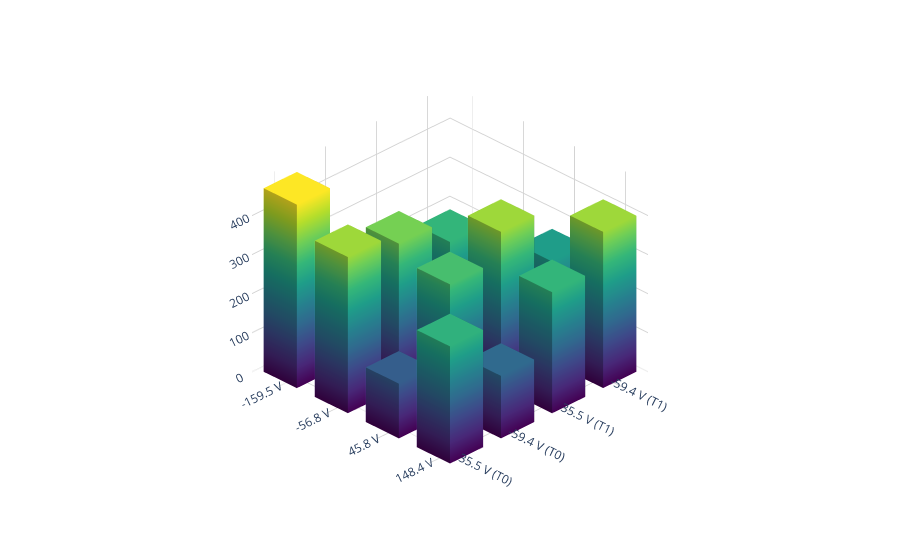

Notebook source saved alongside this figure:
### Code cell
import numpy as np
import plotly.graph_objects as go

# --- Assume N, z0, z1, AliceEOMVoltages, BobEOMVoltages are defined upstream ---

# 1. Define the measurement logic arrays
v_sweep = np.linspace(-200, 200, N)
signalarray0 = np.tile(v_sweep, N)
signalarray1 = np.repeat(v_sweep, N)

# 2 & 3. Extract the closest points into 2x4 matrices
rate0_grid = np.zeros((2, 4))
rate1_grid = np.zeros((2, 4))

for i, v1_ideal in enumerate(BobEOMVoltages):
    for j, v0_ideal in enumerate(AliceEOMVoltages):
        distances = (signalarray0 - v0_ideal) ** 2 + (signalarray1 - v1_ideal) ** 2
        idx = np.argmin(distances)

        rate0_grid[i, j] = z0[idx]
        rate1_grid[i, j] = z1[idx]

# 4. Combine grids into a single 4x4 matrix
combined_grid = np.vstack((rate0_grid, rate1_grid))

# Swapping to get into literature form
combined_grid[[0,2]] = combined_grid[[2,0]]
combined_grid[[1,3]] = combined_grid[[3,1]]

# 5. Build the Plotly 3D Mesh Plot
fig = go.Figure()

num_y, num_x = combined_grid.shape
dx = 0.65
dy = 0.65

# Fix the maximum Z value so the color scale is uniform across all pillars
z_max_global = np.max(combined_grid) if np.max(combined_grid) > 0 else 1

# Standard cube triangulation (12 triangles connecting the 8 vertices)
i_tris = [0, 0, 4, 4, 0, 0, 3, 3, 0, 0, 1, 1]
j_tris = [1, 2, 5, 6, 1, 5, 2, 6, 3, 7, 2, 6]
k_tris = [2, 3, 6, 7, 5, 4, 6, 7, 7, 4, 6, 5]

for j in range(num_y):
    for i in range(num_x):
        z_val = combined_grid[j, i]
        if z_val <= 0:
            continue
            
        # Define the 8 corners of the pillar (Bottom 4, Top 4)
        x_verts = [i-dx/2, i+dx/2, i+dx/2, i-dx/2, i-dx/2, i+dx/2, i+dx/2, i-dx/2]
        y_verts = [j-dy/2, j-dy/2, j+dy/2, j+dy/2, j-dy/2, j-dy/2, j+dy/2, j+dy/2]
        z_verts = [0, 0, 0, 0, z_val, z_val, z_val, z_val]
        
        fig.add_trace(go.Mesh3d(
            x=x_verts,
            y=y_verts,
            z=z_verts,
            i=i_tris,
            j=j_tris,
            k=k_tris,
            intensity=z_verts,      # Interpolates color based on Z-height
            colorscale='Viridis',   
            cmin=0,                 # Anchor base color (blue) to Z=0
            cmax=z_max_global,      # Anchor peak color (yellow) to global max
            showscale=False,        
            flatshading=True,       # Keeps pillar walls flat rather than smoothed
            lighting=dict(facenormalsepsilon=0, ambient=0.7, diffuse=0.8),
            hoverinfo='skip'
        ))

# 6. Styling to match the reference format
x_labels = [f"{v:.1f} V" for v in AliceEOMVoltages]
combined_y_labels = [f"{v:.1f} V (T0)" for v in BobEOMVoltages] + [
    f"{v:.1f} V (T1)" for v in BobEOMVoltages
]

fig.update_layout(
    scene=dict(
        xaxis=dict(
            tickvals=np.arange(num_x),
            ticktext=x_labels,
            showgrid=True,
            gridcolor='lightgray',
            backgroundcolor='white',
            title=''
        ),
        yaxis=dict(
            tickvals=np.arange(num_y),
            ticktext=combined_y_labels,
            showgrid=True,
            gridcolor='lightgray',
            backgroundcolor='white',
            title=''
        ),
        zaxis=dict(
            showgrid=True,
            gridcolor='lightgray',
            backgroundcolor='white',
            title=''
        ),
        aspectratio=dict(x=1, y=1, z=0.8),
        camera=dict(
            # Using an orthographic projection flattens perspective distortion, 
            # which is heavily favored for quantitative 3D bar charts in literature.
            projection=dict(type="orthographic"),
            eye=dict(x=1.5, y=-1.5, z=1.2) 
        )
    ),
    margin=dict(l=0, r=0, b=0, t=0),
    paper_bgcolor='white',
    showlegend=False
)

fig.show()

### Figure 1 — Plotly figure (JSON) as saved in the notebook; plotly's stock layout.template omitted (floating-point values rounded to 4 significant figures)
{"data": [{"cmax": 470, "cmin": 0, "colorscale": [[0, "#440154"], [0.1111, "#482878"], [0.2222, "#3e4989"], [0.3333, "#31688e"], [0.4444, "#26828e"], [0.5556, "#1f9e89"], [0.6667, "#35b779"], [0.7778, "#6ece58"], [0.8889, "#b5de2b"], [1, "#fde725"]], "flatshading": true, "hoverinfo": "skip", "i": [0, 0, 4, 4, 0, 0, 3, 3, 0, 0, 1, 1], "intensity": [0, 0, 0, 0, 470, 470, 470, 470], "j": [1, 2, 5, 6, 1, 5, 2, 6, 3, 7, 2, 6], "k": [2, 3, 6, 7, 5, 4, 6, 7, 7, 4, 6, 5], "lighting": {"ambient": 0.7, "diffuse": 0.8, "facenormalsepsilon": 0}, "showscale": false, "type": "mesh3d", "x": [-0.325, 0.325, 0.325, -0.325, -0.325, 0.325, 0.325, -0.325], "y": [-0.325, -0.325, 0.325, 0.325, -0.325, -0.325, 0.325, 0.325], "z": [0, 0, 0, 0, 470, 470, 470, 470]}, {"cmax": 470, "cmin": 0, "colorscale": [[0, "#440154"], [0.1111, "#482878"], [0.2222, "#3e4989"], [0.3333, "#31688e"], [0.4444, "#26828e"], [0.5556, "#1f9e89"], [0.6667, "#35b779"], [0.7778, "#6ece58"], [0.8889, "#b5de2b"], [1, "#fde725"]], "flatshading": true, "hoverinfo": "skip", "i": [0, 0, 4, 4, 0, 0, 3, 3, 0, 0, 1, 1], "intensity": [0, 0, 0, 0, 400, 400, 400, 400], "j": [1, 2, 5, 6, 1, 5, 2, 6, 3, 7, 2, 6], "k": [2, 3, 6, 7, 5, 4, 6, 7, 7, 4, 6, 5], "lighting": {"ambient": 0.7, "diffuse": 0.8, "facenormalsepsilon": 0}, "showscale": false, "type": "mesh3d", "x": [0.675, 1.325, 1.325, 0.675, 0.675, 1.325, 1.325, 0.675], "y": [-0.325, -0.325, 0.325, 0.325, -0.325, -0.325, 0.325, 0.325], "z": [0, 0, 0, 0, 400, 400, 400, 400]}, {"cmax": 470, "cmin": 0, "colorscale": [[0, "#440154"], [0.1111, "#482878"], [0.2222, "#3e4989"], [0.3333, "#31688e"], [0.4444, "#26828e"], [0.5556, "#1f9e89"], [0.6667, "#35b779"], [0.7778, "#6ece58"], [0.8889, "#b5de2b"], [1, "#fde725"]], "flatshading": true, "hoverinfo": "skip", "i": [0, 0, 4, 4, 0, 0, 3, 3, 0, 0, 1, 1], "intensity": [0, 0, 0, 0, 140, 140, 140, 140], "j": [1, 2, 5, 6, 1, 5, 2, 6, 3, 7, 2, 6], "k": [2, 3, 6, 7, 5, 4, 6, 7, 7, 4, 6, 5], "lighting": {"ambient": 0.7, "diffuse": 0.8, "facenormalsepsilon": 0}, "showscale": false, "type": "mesh3d", "x": [1.675, 2.325, 2.325, 1.675, 1.675, 2.325, 2.325, 1.675], "y": [-0.325, -0.325, 0.325, 0.325, -0.325, -0.325, 0.325, 0.325], "z": [0, 0, 0, 0, 140, 140, 140, 140]}, {"cmax": 470, "cmin": 0, "colorscale": [[0, "#440154"], [0.1111, "#482878"], [0.2222, "#3e4989"], [0.3333, "#31688e"], [0.4444, "#26828e"], [0.5556, "#1f9e89"], [0.6667, "#35b779"], [0.7778, "#6ece58"], [0.8889, "#b5de2b"], [1, "#fde725"]], "flatshading": true, "hoverinfo": "skip", "i": [0, 0, 4, 4, 0, 0, 3, 3, 0, 0, 1, 1], "intensity": [0, 0, 0, 0, 300, 300, 300, 300], "j": [1, 2, 5, 6, 1, 5, 2, 6, 3, 7, 2, 6], "k": [2, 3, 6, 7, 5, 4, 6, 7, 7, 4, 6, 5], "lighting": {"ambient": 0.7, "diffuse": 0.8, "facenormalsepsilon": 0}, "showscale": false, "type": "mesh3d", "x": [2.675, 3.325, 3.325, 2.675, 2.675, 3.325, 3.325, 2.675], "y": [-0.325, -0.325, 0.325, 0.325, -0.325, -0.325, 0.325, 0.325], "z": [0, 0, 0, 0, 300, 300, 300, 300]}, {"cmax": 470, "cmin": 0, "colorscale": [[0, "#440154"], [0.1111, "#482878"], [0.2222, "#3e4989"], [0.3333, "#31688e"], [0.4444, "#26828e"], [0.5556, "#1f9e89"], [0.6667, "#35b779"], [0.7778, "#6ece58"], [0.8889, "#b5de2b"], [1, "#fde725"]], "flatshading": true, "hoverinfo": "skip", "i": [0, 0, 4, 4, 0, 0, 3, 3, 0, 0, 1, 1], "intensity": [0, 0, 0, 0, 210, 210, 210, 210], "j": [1, 2, 5, 6, 1, 5, 2, 6, 3, 7, 2, 6], "k": [2, 3, 6, 7, 5, 4, 6, 7, 7, 4, 6, 5], "lighting": {"ambient": 0.7, "diffuse": 0.8, "facenormalsepsilon": 0}, "showscale": false, "type": "mesh3d", "x": [-0.325, 0.325, 0.325, -0.325, -0.325, 0.325, 0.325, -0.325], "y": [0.675, 0.675, 1.325, 1.325, 0.675, 0.675, 1.325, 1.325], "z": [0, 0, 0, 0, 210, 210, 210, 210]}, {"cmax": 470, "cmin": 0, "colorscale": [[0, "#440154"], [0.1111, "#482878"], [0.2222, "#3e4989"], [0.3333, "#31688e"], [0.4444, "#26828e"], [0.5556, "#1f9e89"], [0.6667, "#35b779"], [0.7778, "#6ece58"], [0.8889, "#b5de2b"], [1, "#fde725"]], "flatshading": true, "hoverinfo": "skip", "i": [0, 0, 4, 4, 0, 0, 3, 3, 0, 0, 1, 1], "intensity": [0, 0, 0, 0, 370, 370, 370, 370], "j": [1, 2, 5, 6, 1, 5, 2, 6, 3, 7, 2, 6], "k": [2, 3, 6, 7, 5, 4, 6, 7, 7, 4, 6, 5], "lighting": {"ambient": 0.7, "diffuse": 0.8, "facenormalsepsilon": 0}, "showscale": false, "type": "mesh3d", "x": [0.675, 1.325, 1.325, 0.675, 0.675, 1.325, 1.325, 0.675], "y": [0.675, 0.675, 1.325, 1.325, 0.675, 0.675, 1.325, 1.325], "z": [0, 0, 0, 0, 370, 370, 370, 370]}, {"cmax": 470, "cmin": 0, "colorscale": [[0, "#440154"], [0.1111, "#482878"], [0.2222, "#3e4989"], [0.3333, "#31688e"], [0.4444, "#26828e"], [0.5556, "#1f9e89"], [0.6667, "#35b779"], [0.7778, "#6ece58"], [0.8889, "#b5de2b"], [1, "#fde725"]], "flatshading": true, "hoverinfo": "skip", "i": [0, 0, 4, 4, 0, 0, 3, 3, 0, 0, 1, 1], "intensity": [0, 0, 0, 0, 330, 330, 330, 330], "j": [1, 2, 5, 6, 1, 5, 2, 6, 3, 7, 2, 6], "k": [2, 3, 6, 7, 5, 4, 6, 7, 7, 4, 6, 5], "lighting": {"ambient": 0.7, "diffuse": 0.8, "facenormalsepsilon": 0}, "showscale": false, "type": "mesh3d", "x": [1.675, 2.325, 2.325, 1.675, 1.675, 2.325, 2.325, 1.675], "y": [0.675, 0.675, 1.325, 1.325, 0.675, 0.675, 1.325, 1.325], "z": [0, 0, 0, 0, 330, 330, 330, 330]}, {"cmax": 470, "cmin": 0, "colorscale": [[0, "#440154"], [0.1111, "#482878"], [0.2222, "#3e4989"], [0.3333, "#31688e"], [0.4444, "#26828e"], [0.5556, "#1f9e89"], [0.6667, "#35b779"], [0.7778, "#6ece58"], [0.8889, "#b5de2b"], [1, "#fde725"]], "flatshading": true, "hoverinfo": "skip", "i": [0, 0, 4, 4, 0, 0, 3, 3, 0, 0, 1, 1], "intensity": [0, 0, 0, 0, 160, 160, 160, 160], "j": [1, 2, 5, 6, 1, 5, 2, 6, 3, 7, 2, 6], "k": [2, 3, 6, 7, 5, 4, 6, 7, 7, 4, 6, 5], "lighting": {"ambient": 0.7, "diffuse": 0.8, "facenormalsepsilon": 0}, "showscale": false, "type": "mesh3d", "x": [2.675, 3.325, 3.325, 2.675, 2.675, 3.325, 3.325, 2.675], "y": [0.675, 0.675, 1.325, 1.325, 0.675, 0.675, 1.325, 1.325], "z": [0, 0, 0, 0, 160, 160, 160, 160]}, {"cmax": 470, "cmin": 0, "colorscale": [[0, "#440154"], [0.1111, "#482878"], [0.2222, "#3e4989"], [0.3333, "#31688e"], [0.4444, "#26828e"], [0.5556, "#1f9e89"], [0.6667, "#35b779"], [0.7778, "#6ece58"], [0.8889, "#b5de2b"], [1, "#fde725"]], "flatshading": true, "hoverinfo": "skip", "i": [0, 0, 4, 4, 0, 0, 3, 3, 0, 0, 1, 1], "intensity": [0, 0, 0, 0, 120, 120, 120, 120], "j": [1, 2, 5, 6, 1, 5, 2, 6, 3, 7, 2, 6], "k": [2, 3, 6, 7, 5, 4, 6, 7, 7, 4, 6, 5], "lighting": {"ambient": 0.7, "diffuse": 0.8, "facenormalsepsilon": 0}, "showscale": false, "type": "mesh3d", "x": [-0.325, 0.325, 0.325, -0.325, -0.325, 0.325, 0.325, -0.325], "y": [1.675, 1.675, 2.325, 2.325, 1.675, 1.675, 2.325, 2.325], "z": [0, 0, 0, 0, 120, 120, 120, 120]}, {"cmax": 470, "cmin": 0, "colorscale": [[0, "#440154"], [0.1111, "#482878"], [0.2222, "#3e4989"], [0.3333, "#31688e"], [0.4444, "#26828e"], [0.5556, "#1f9e89"], [0.6667, "#35b779"], [0.7778, "#6ece58"], [0.8889, "#b5de2b"], [1, "#fde725"]], "flatshading": true, "hoverinfo": "skip", "i": [0, 0, 4, 4, 0, 0, 3, 3, 0, 0, 1, 1], "intensity": [0, 0, 0, 0, 310, 310, 310, 310], "j": [1, 2, 5, 6, 1, 5, 2, 6, 3, 7, 2, 6], "k": [2, 3, 6, 7, 5, 4, 6, 7, 7, 4, 6, 5], "lighting": {"ambient": 0.7, "diffuse": 0.8, "facenormalsepsilon": 0}, "showscale": false, "type": "mesh3d", "x": [0.675, 1.325, 1.325, 0.675, 0.675, 1.325, 1.325, 0.675], "y": [1.675, 1.675, 2.325, 2.325, 1.675, 1.675, 2.325, 2.325], "z": [0, 0, 0, 0, 310, 310, 310, 310]}, {"cmax": 470, "cmin": 0, "colorscale": [[0, "#440154"], [0.1111, "#482878"], [0.2222, "#3e4989"], [0.3333, "#31688e"], [0.4444, "#26828e"], [0.5556, "#1f9e89"], [0.6667, "#35b779"], [0.7778, "#6ece58"], [0.8889, "#b5de2b"], [1, "#fde725"]], "flatshading": true, "hoverinfo": "skip", "i": [0, 0, 4, 4, 0, 0, 3, 3, 0, 0, 1, 1], "intensity": [0, 0, 0, 0, 400, 400, 400, 400], "j": [1, 2, 5, 6, 1, 5, 2, 6, 3, 7, 2, 6], "k": [2, 3, 6, 7, 5, 4, 6, 7, 7, 4, 6, 5], "lighting": {"ambient": 0.7, "diffuse": 0.8, "facenormalsepsilon": 0}, "showscale": false, "type": "mesh3d", "x": [1.675, 2.325, 2.325, 1.675, 1.675, 2.325, 2.325, 1.675], "y": [1.675, 1.675, 2.325, 2.325, 1.675, 1.675, 2.325, 2.325], "z": [0, 0, 0, 0, 400, 400, 400, 400]}, {"cmax": 470, "cmin": 0, "colorscale": [[0, "#440154"], [0.1111, "#482878"], [0.2222, "#3e4989"], [0.3333, "#31688e"], [0.4444, "#26828e"], [0.5556, "#1f9e89"], [0.6667, "#35b779"], [0.7778, "#6ece58"], [0.8889, "#b5de2b"], [1, "#fde725"]], "flatshading": true, "hoverinfo": "skip", "i": [0, 0, 4, 4, 0, 0, 3, 3, 0, 0, 1, 1], "intensity": [0, 0, 0, 0, 310, 310, 310, 310], "j": [1, 2, 5, 6, 1, 5, 2, 6, 3, 7, 2, 6], "k": [2, 3, 6, 7, 5, 4, 6, 7, 7, 4, 6, 5], "lighting": {"ambient": 0.7, "diffuse": 0.8, "facenormalsepsilon": 0}, "showscale": false, "type": "mesh3d", "x": [2.675, 3.325, 3.325, 2.675, 2.675, 3.325, 3.325, 2.675], "y": [1.675, 1.675, 2.325, 2.325, 1.675, 1.675, 2.325, 2.325], "z": [0, 0, 0, 0, 310, 310, 310, 310]}, {"cmax": 470, "cmin": 0, "colorscale": [[0, "#440154"], [0.1111, "#482878"], [0.2222, "#3e4989"], [0.3333, "#31688e"], [0.4444, "#26828e"], [0.5556, "#1f9e89"], [0.6667, "#35b779"], [0.7778, "#6ece58"], [0.8889, "#b5de2b"], [1, "#fde725"]], "flatshading": true, "hoverinfo": "skip", "i": [0, 0, 4, 4, 0, 0, 3, 3, 0, 0, 1, 1], "intensity": [0, 0, 0, 0, 170, 170, 170, 170], "j": [1, 2, 5, 6, 1, 5, 2, 6, 3, 7, 2, 6], "k": [2, 3, 6, 7, 5, 4, 6, 7, 7, 4, 6, 5], "lighting": {"ambient": 0.7, "diffuse": 0.8, "facenormalsepsilon": 0}, "showscale": false, "type": "mesh3d", "x": [-0.325, 0.325, 0.325, -0.325, -0.325, 0.325, 0.325, -0.325], "y": [2.675, 2.675, 3.325, 3.325, 2.675, 2.675, 3.325, 3.325], "z": [0, 0, 0, 0, 170, 170, 170, 170]}, {"cmax": 470, "cmin": 0, "colorscale": [[0, "#440154"], [0.1111, "#482878"], [0.2222, "#3e4989"], [0.3333, "#31688e"], [0.4444, "#26828e"], [0.5556, "#1f9e89"], [0.6667, "#35b779"], [0.7778, "#6ece58"], [0.8889, "#b5de2b"], [1, "#fde725"]], "flatshading": true, "hoverinfo": "skip", "i": [0, 0, 4, 4, 0, 0, 3, 3, 0, 0, 1, 1], "intensity": [0, 0, 0, 0, 110, 110, 110, 110], "j": [1, 2, 5, 6, 1, 5, 2, 6, 3, 7, 2, 6], "k": [2, 3, 6, 7, 5, 4, 6, 7, 7, 4, 6, 5], "lighting": {"ambient": 0.7, "diffuse": 0.8, "facenormalsepsilon": 0}, "showscale": false, "type": "mesh3d", "x": [0.675, 1.325, 1.325, 0.675, 0.675, 1.325, 1.325, 0.675], "y": [2.675, 2.675, 3.325, 3.325, 2.675, 2.675, 3.325, 3.325], "z": [0, 0, 0, 0, 110, 110, 110, 110]}, {"cmax": 470, "cmin": 0, "colorscale": [[0, "#440154"], [0.1111, "#482878"], [0.2222, "#3e4989"], [0.3333, "#31688e"], [0.4444, "#26828e"], [0.5556, "#1f9e89"], [0.6667, "#35b779"], [0.7778, "#6ece58"], [0.8889, "#b5de2b"], [1, "#fde725"]], "flatshading": true, "hoverinfo": "skip", "i": [0, 0, 4, 4, 0, 0, 3, 3, 0, 0, 1, 1], "intensity": [0, 0, 0, 0, 260, 260, 260, 260], "j": [1, 2, 5, 6, 1, 5, 2, 6, 3, 7, 2, 6], "k": [2, 3, 6, 7, 5, 4, 6, 7, 7, 4, 6, 5], "lighting": {"ambient": 0.7, "diffuse": 0.8, "facenormalsepsilon": 0}, "showscale": false, "type": "mesh3d", "x": [1.675, 2.325, 2.325, 1.675, 1.675, 2.325, 2.325, 1.675], "y": [2.675, 2.675, 3.325, 3.325, 2.675, 2.675, 3.325, 3.325], "z": [0, 0, 0, 0, 260, 260, 260, 260]}, {"cmax": 470, "cmin": 0, "colorscale": [[0, "#440154"], [0.1111, "#482878"], [0.2222, "#3e4989"], [0.3333, "#31688e"], [0.4444, "#26828e"], [0.5556, "#1f9e89"], [0.6667, "#35b779"], [0.7778, "#6ece58"], [0.8889, "#b5de2b"], [1, "#fde725"]], "flatshading": true, "hoverinfo": "skip", "i": [0, 0, 4, 4, 0, 0, 3, 3, 0, 0, 1, 1], "intensity": [0, 0, 0, 0, 400, 400, 400, 400], "j": [1, 2, 5, 6, 1, 5, 2, 6, 3, 7, 2, 6], "k": [2, 3, 6, 7, 5, 4, 6, 7, 7, 4, 6, 5], "lighting": {"ambient": 0.7, "diffuse": 0.8, "facenormalsepsilon": 0}, "showscale": false, "type": "mesh3d", "x": [2.675, 3.325, 3.325, 2.675, 2.675, 3.325, 3.325, 2.675], "y": [2.675, 2.675, 3.325, 3.325, 2.675, 2.675, 3.325, 3.325], "z": [0, 0, 0, 0, 400, 400, 400, 400]}], "layout": {"margin": {"b": 0, "l": 0, "r": 0, "t": 0}, "paper_bgcolor": "white", "scene": {"aspectratio": {"x": 1, "y": 1, "z": 0.8}, "camera": {"eye": {"x": 1.5, "y": -1.5, "z": 1.2}, "projection": {"type": "orthographic"}}, "xaxis": {"backgroundcolor": "white", "gridcolor": "lightgray", "showgrid": true, "ticktext": ["-159.5 V", "-56.8 V", "45.8 V", "148.4 V"], "tickvals": [0, 1, 2, 3], "title": {"text": ""}}, "yaxis": {"backgroundcolor": "white", "gridcolor": "lightgray", "showgrid": true, "ticktext": ["35.5 V (T0)", "-59.4 V (T0)", "35.5 V (T1)", "-59.4 V (T1)"], "tickvals": [0, 1, 2, 3], "title": {"text": ""}}, "zaxis": {"backgroundcolor": "white", "gridcolor": "lightgray", "showgrid": true, "title": {"text": ""}}}, "showlegend": false}}
